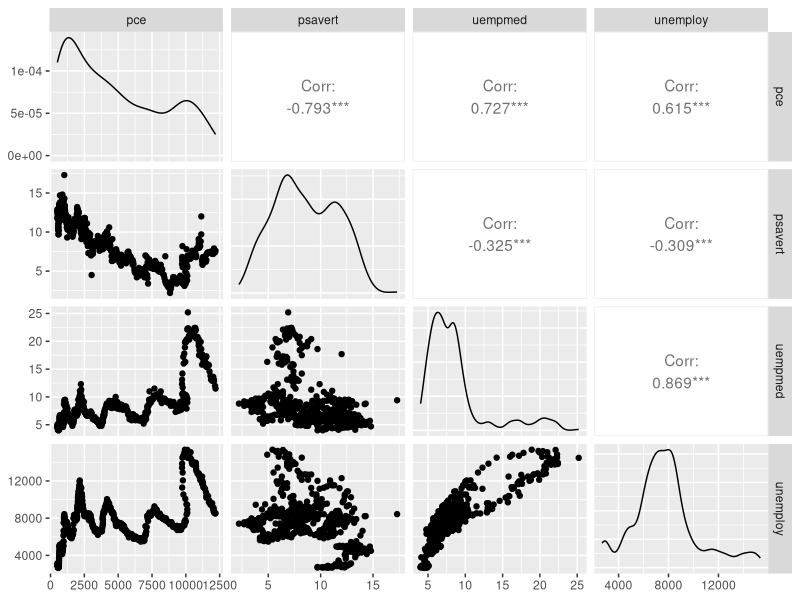

Write the R code that produced this figure.
#DTA250 - Fall 2023
#JJ

# Summary Statistics ----

# The sample() function will randomly sample a given number of values from a
# vector. For example, if we want to randomly sample 10 values from the vector
# 1:100, we can use the sample() function.

#TODO
# Create a vector of numbers from 1 to 100 and assign it to a variable called
# x. Set the size parameter to 100 and the replace parameter to TRUE
# replace=TRUE means that the values can be sampled more than once

x <- sample(1:100, size=100, replace=TRUE)

#TODO
# Find the mean of x
mean(x)

#TODO
# The following code will replace 20 values in x with NA
y <- x
y[sample(1:100, size=20, replace=FALSE)] <- NA

#TODO
# Find the mean of y
mean(y)

#TODO
# Find the mean of y using the na.rm argument
mean(y, na.rm=TRUE)

# We can replace the NA values in y with the mean of y using the is.na()
# function. The is.na() function will return a logical vector of TRUE and FALSE
# values. The TRUE values correspond to the NA values in y.

#TODO
# Replace the NA values in y with the mean of y
y[is.na(y)] <- mean(y, na.rm=TRUE)

#TODO
# Find the mean of y again
mean(y)

## Weighted Mean ----

# Assume you have the following data:
grades <- c(95, 72, 87, 66)
weights <- c(1/2, 1/4, 1/8, 1/8)

#TODO
# Find the weighted mean of grades
# use the weighted.mean() function
weighted.mean(grades, weights)

# Variance is a measure of how spread out a set of data is. The variance of a
# vector can be calculated using the var() function.

#TODO
# Find the variance of x
# Which equals to
sum((x - mean(x))^2) / (length(x) - 1)

var(x)

#TODO
# Find the summary statistics of x using the summary() function
summary(x)

#TODO
# Find the summary statistics of y using the summary() function
summary(y)

# Correlation ----
# The cor() function can be used to calculate the correlation between two
# vectors.

#TODO
# Load the tidyverse package using the library() function
library(tidyverse)

#TODO
# Load the economics dataset from the ggplot2 package using the data() function
data(economics)

#TODO
# Take a look at the very first few rows of the economics dataset using the
# head() function
head(economics)

#TODO
# Find the correlation between the pce and psavert variables in the economics
# dataset. Use the cor() function
cor(economics$pce, economics$psavert)

#TODO
# Find the correlation between pce, psavert, uempmed, and unemploy variables in
# the economics dataset. Use the cor() function
cor(economics[, c("pce", "psavert", "uempmed", "unemploy")])

#TODO
# Install the GGally package using the install.packages() function
install.packages("GGally")

#TODO
# Load the GGally package using the library() function
library(GGally)

#TODO
# Use the ggpairs() function to visualize the correlation between pce, psavert,
# uempmed, and unemploy variables in the economics dataset
ggpairs(economics[, c("pce", "psavert", "uempmed", "unemploy")])
